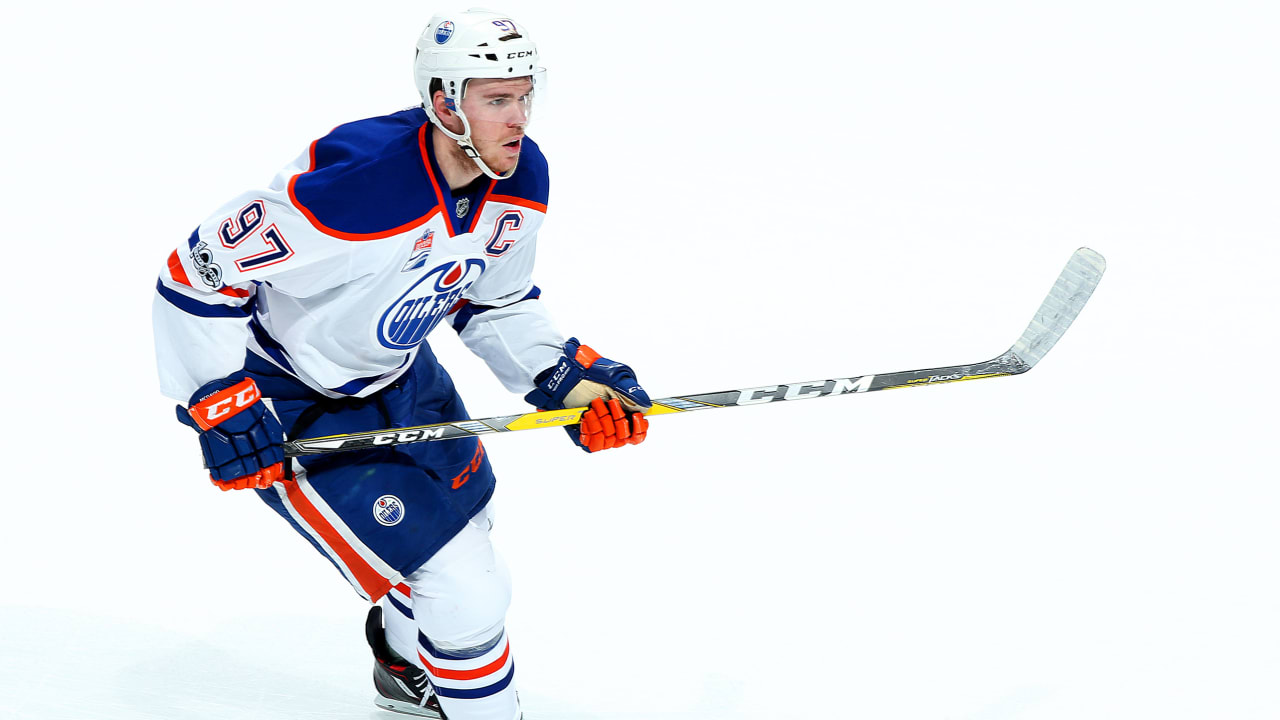
#> input picture lab1.jpg, 1280 x 720 px
$ jupyter execute lab1.ipynb   (shell and % lines are left out)
#> lines starting #> are read from the running program, lines starting #| are printed output that depends on the picture; after the words box and inside, x2 and y2 are one past the last pixel; in counts of white or black regions, pixels touching at a corner belong together
[cell 1]
import numpy as np

np.random.seed(42)

arr = np.random.randint(0, 100, size=(4, 5))
print('Исходный массив:')
print(arr)

[cell 2]
print('Элемент [1, 3]:', arr[1, 3])
print('Вторая строка:', arr[1, :])
print('Третий столбец:', arr[:, 2])
print('Подматрица [1:3, 1:4]:')
print(arr[1:3, 1:4])

[cell 3]
arr_flat = arr.reshape(-1)
print('reshape:')
print(arr_flat)

arr_T = arr.T
print('transpose:')
print(arr_T)

[cell 4]
print('Минимум:', arr.min())
print('Максимум:', arr.max())
print('Среднее:', arr.mean())
print('Сумма всех элементов:', arr.sum())
print('Индекс максимума в развёрнутом виде:', arr.argmax())

[cell 5]
A = np.random.randint(1, 10, size=(3, 3))
B = np.random.randint(1, 10, size=(3, 3))

hadamard = A * B

matrix_product = A @ B

v1 = np.array([1, 2, 3, 4])
v2 = np.array([5, 6, 7, 8])
dot_product = np.dot(v1, v2)

print('Матрица A:', A)
print('Матрица B:', B)
print('Поэлементное произведение:', hadamard)
print('Матричное произведение:', matrix_product)
print('Вектор v1:', v1)
print('Вектор v2:', v2)
print('Скалярное произведение векторов:', dot_product)

[cell 6]
# Broadcasting: прибавляем вектор к каждой строке матрицы
row_bias = np.array([1, 2, 3, 4, 5])
arr_broadcast = arr + row_bias
print('Вектор:', row_bias)
print('Broadcasting:')
print(arr_broadcast)

mask = arr > 50
print('Маска > 50:')
print(mask)
print('Элементы, которые > 50:', arr[mask])

[cell 7]
import numpy as np
import cv2
import matplotlib.pyplot as plt

[cell 8]
img_bgr = cv2.imread('lab1.jpg')
#> img_bgr is the input picture: shape (720, 1280, 3); mean B, G, R 234.1, 229, 226.9

img_rgb = cv2.cvtColor(img_bgr, cv2.COLOR_BGR2RGB)

plt.figure(figsize=(8, 6))
plt.imshow(img_rgb)
plt.axis('off')

[cell 9]
gray = cv2.cvtColor(img_bgr, cv2.COLOR_BGR2GRAY)
blur = cv2.GaussianBlur(gray, (5, 5), 0)
edges = cv2.Canny(blur, 50, 150)
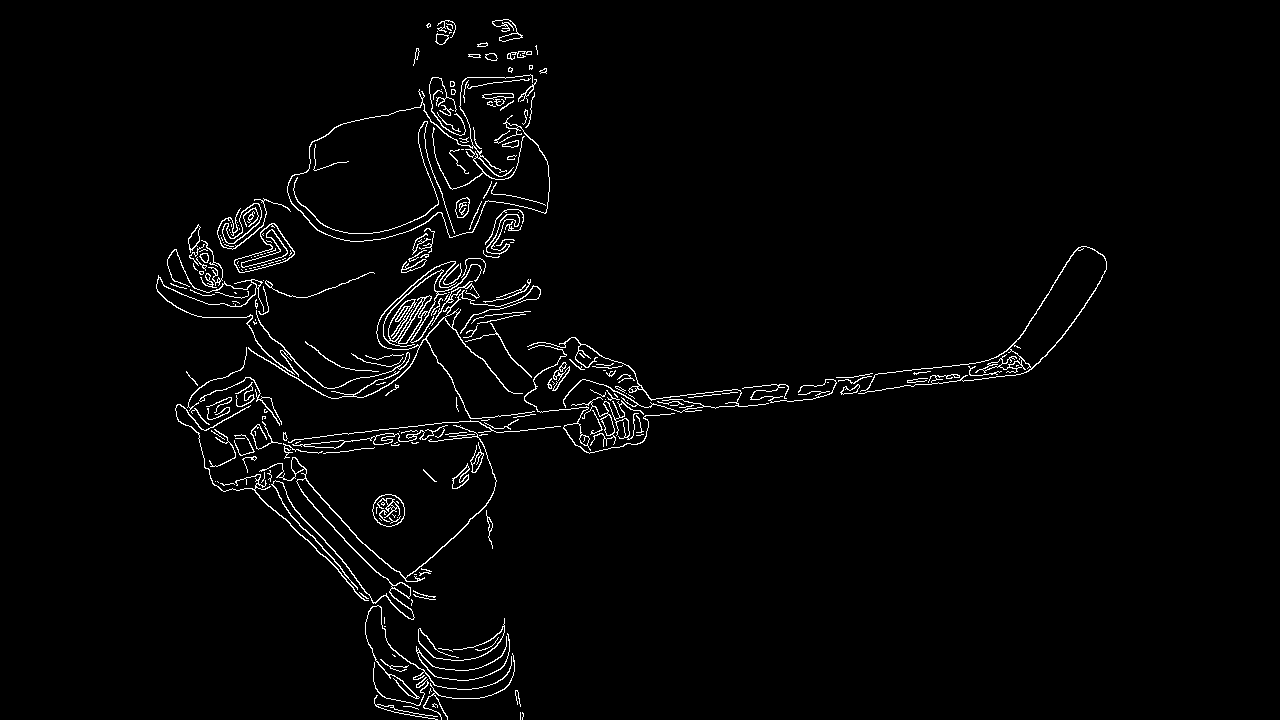
#> edges: shape (720, 1280); 2.3% white in thin lines or dots, all inside (x1, y1, x2, y2) = (156, 19, 1107, 720)

plt.figure(figsize=(8, 6))
plt.imshow(edges, cmap='gray')
plt.axis('off')

[cell 10]
kernel = np.ones((7, 7), np.uint8)
mask = cv2.dilate(edges, kernel, iterations=2)
#> mask: shape (720, 1280); 16.7% white; 5 white regions, box (x1, y1, x2, y2) and area: (150, 13, 1113, 720) 149813, (366, 488, 411, 533) 1791, (420, 14, 462, 51) 1242, (417, 463, 443, 488) 494, (407, 42, 426, 72) 492
mask = cv2.morphologyEx(mask, cv2.MORPH_CLOSE, kernel, iterations=2)
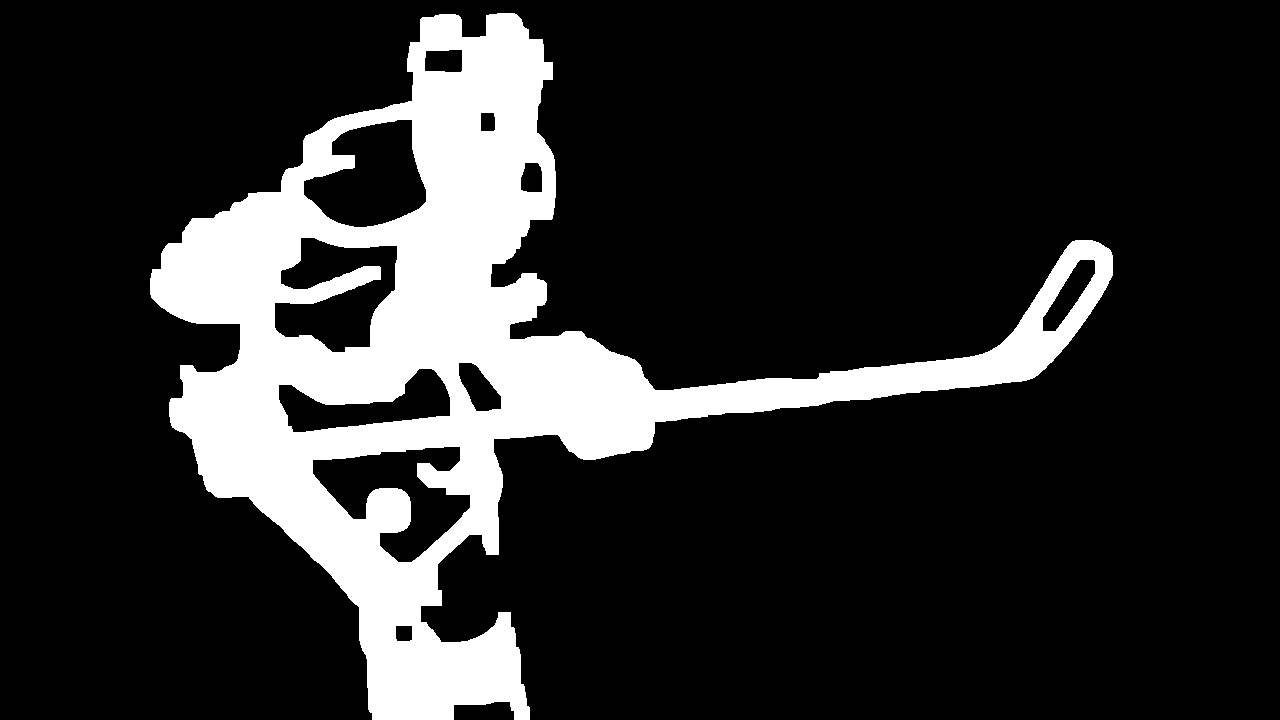
#> mask: shape (720, 1280); 17.5% white; 1 white region

contours, _ = cv2.findContours(mask, cv2.RETR_EXTERNAL, cv2.CHAIN_APPROX_SIMPLE)
#> contours = 1 contour; box (x1, y1, x2, y2) and area: (150, 13, 1113, 720) 195006

min_area = 1000
significant_contours = [c for c in contours if cv2.contourArea(c) > min_area]
#> significant_contours has the same summary as contours

all_points = np.vstack(significant_contours)
#> all_points = contour of 1063 points, box (x1, y1, x2, y2) (150, 13, 1113, 720), area 195006
x, y, w, h = cv2.boundingRect(all_points)
#> x = 150; y = 13; w = 963; h = 707

print('Найден прямоугольник объекта:')
print(f'x={x}, y={y}, w={w}, h={h}')
#| x=150, y=13, w=963, h=707

[cell 11]
result = img_rgb.copy()

cv2.drawContours(result, significant_contours, -1, (0, 255, 0), 2)

cv2.rectangle(result, (x, y), (x + w, y + h), (255, 0, 0), 2)
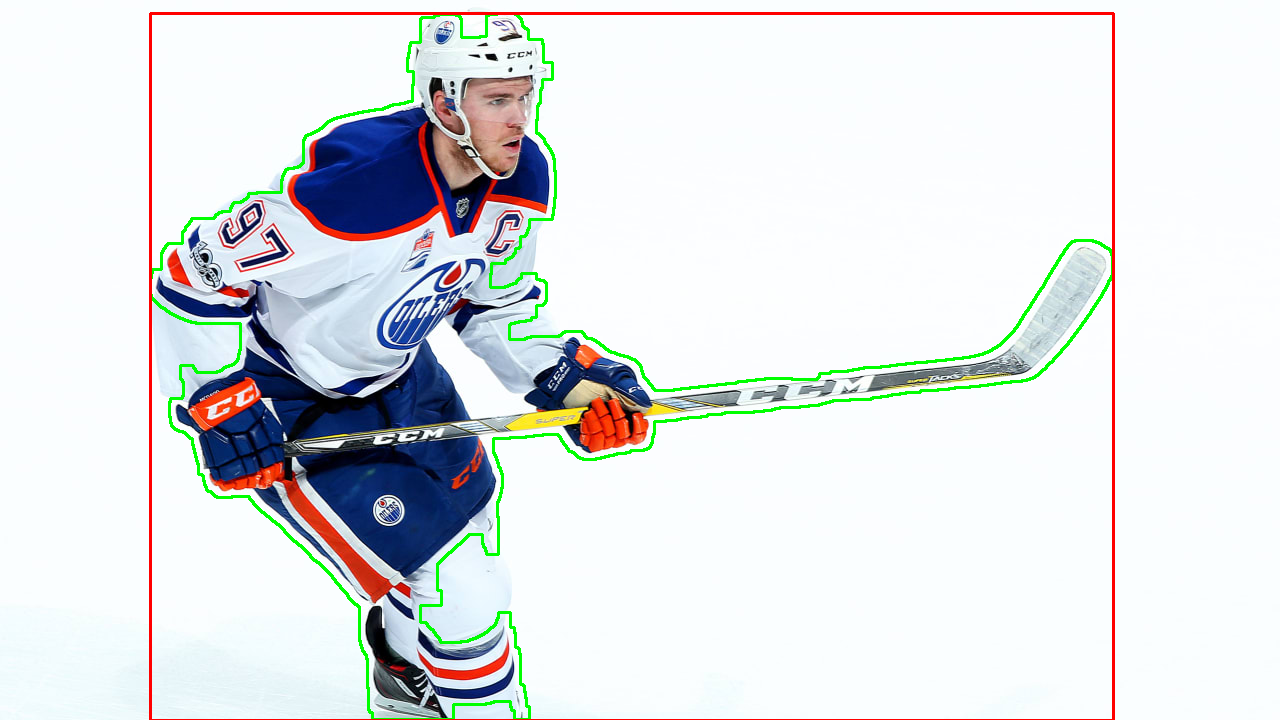
#> result: shape (720, 1280, 3); mean R, G, B 223.7, 226.9, 228.5

plt.figure(figsize=(8, 6))
plt.imshow(result)
plt.axis('off')

[cell 12]
def rectangle_numpy(image, pt1, pt2, color=(255, 0, 0), thickness=3):
    out = image.copy()

    h, w = out.shape[:2]

    x1, y1 = pt1
    x2, y2 = pt2
    left, right = sorted([x1, x2])
    top, bottom = sorted([y1, y2])

    left = max(0, min(left, w - 1))
    right = max(0, min(right, w - 1))
    top = max(0, min(top, h - 1))
    bottom = max(0, min(bottom, h - 1))

    thickness = max(1, int(thickness))

    out[top:top + thickness, left:right + 1] = color
    out[bottom - thickness + 1:bottom + 1, left:right + 1] = color
    out[top:bottom + 1, left:left + thickness] = color
    out[top:bottom + 1, right - thickness + 1:right + 1] = color

    return out

[cell 13]
pt1 = (x, y)
#> pt1 = (150, 13)
pt2 = (x + w, y + h)
#> pt2 = (1113, 720)

print('Координаты прямоугольника:', pt1, pt2)
#| Координаты прямоугольника: (150, 13) (1113, 720)

[cell 14]
custom_rect_img = rectangle_numpy(
    image=img_rgb,
    pt1=pt1,
    pt2=pt2,
    color=(255, 0, 0),
    thickness=4
)
#> in rectangle_numpy, `x1, y1 = pt1`: x1 = 150; y1 = 13
#> in rectangle_numpy, `x2, y2 = pt2`: x2 = 1113; y2 = 720
#> in rectangle_numpy, `left, right = sorted([x1, x2])`: left = 150; right = 1113
#> in rectangle_numpy, `top, bottom = sorted([y1, y2])`: top = 13; bottom = 720
#> in rectangle_numpy, `bottom = max(0, min(bottom, h - 1))`: bottom = 719
#> in rectangle_numpy, `out[top:bottom + 1, right - thickness + 1:right + 1] = color`:
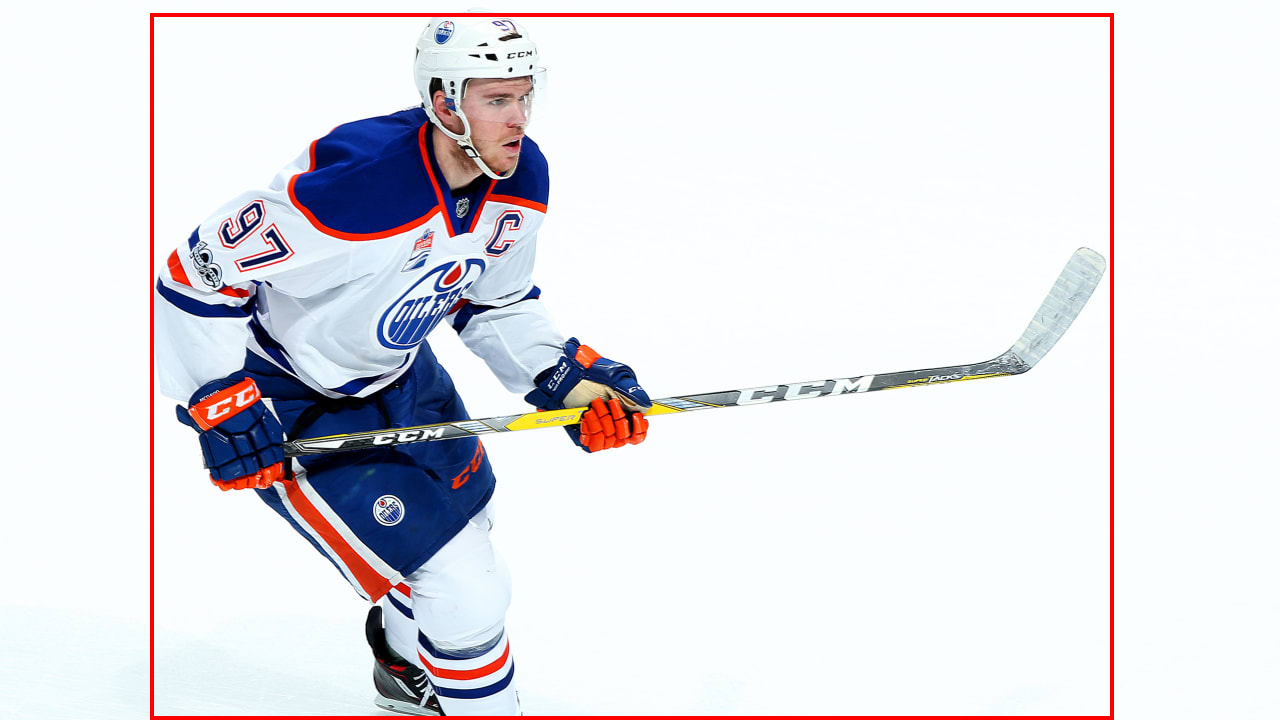
#> out: shape (720, 1280, 3); mean R, G, B 227, 225.4, 230.5
